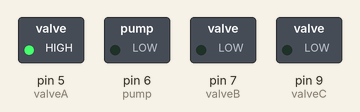
Recording of a sketch running on a simulated Arduino Uno, built with avr-gcc and run on an emulated ATmega328P. Shown: switched loads named in the sketch (green lamp = pin HIGH).

Above: at 0.7 s.
At 2.2 s:
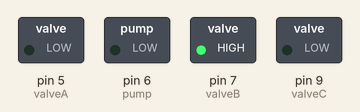
At 3.7 s:
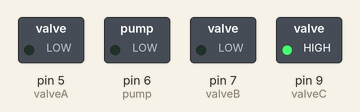
At 5.2 s:
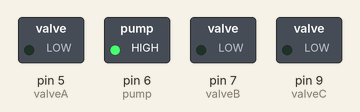
Timing chart, 0 to 7.8 s (numbered marks = the images above):
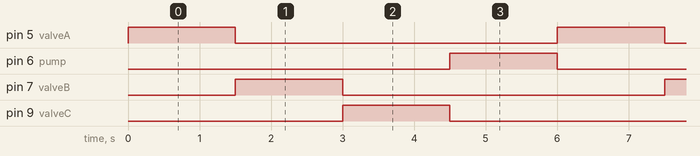

Measured:
- by itself, pin 5 (valveA), pin 6 (pump), pin 7 (valveB), pin 9 (valveC): alternates HIGH for 1.5 s and LOW for 4.5 s
- by itself, everything shown: repeats every 6.0 s, in 4 steps

The sketch:

ActuatorTest.ino
```cpp
/*
 * Actuator Tester sketch by Johan Korten
 * November 5, 2021
 */

#define pump   6
#define valveA 5
#define valveB 7
#define valveC 9

void setup() {
  // put your setup code here, to run once:
  pinMode(valveA, OUTPUT);
  pinMode(valveB, OUTPUT);
  pinMode(valveC, OUTPUT);
  pinMode(pump, OUTPUT);
}

void loop() {
  // put your main code here, to run repeatedly:
  digitalWrite(valveA, HIGH);
  digitalWrite(valveB, LOW);
  digitalWrite(valveC, LOW);
  digitalWrite(pump, LOW);
  delay(1500);

  digitalWrite(valveA, LOW);
  digitalWrite(valveB, HIGH);
  digitalWrite(valveC, LOW);
  digitalWrite(pump, LOW);
  delay(1500);

  digitalWrite(valveA, LOW);
  digitalWrite(valveB, LOW);
  digitalWrite(valveC, HIGH);
  digitalWrite(pump, LOW);
  delay(1500);

  digitalWrite(valveA, LOW);
  digitalWrite(valveB, LOW);
  digitalWrite(valveC, LOW);
  digitalWrite(pump, HIGH);
  delay(1500);
}
```
